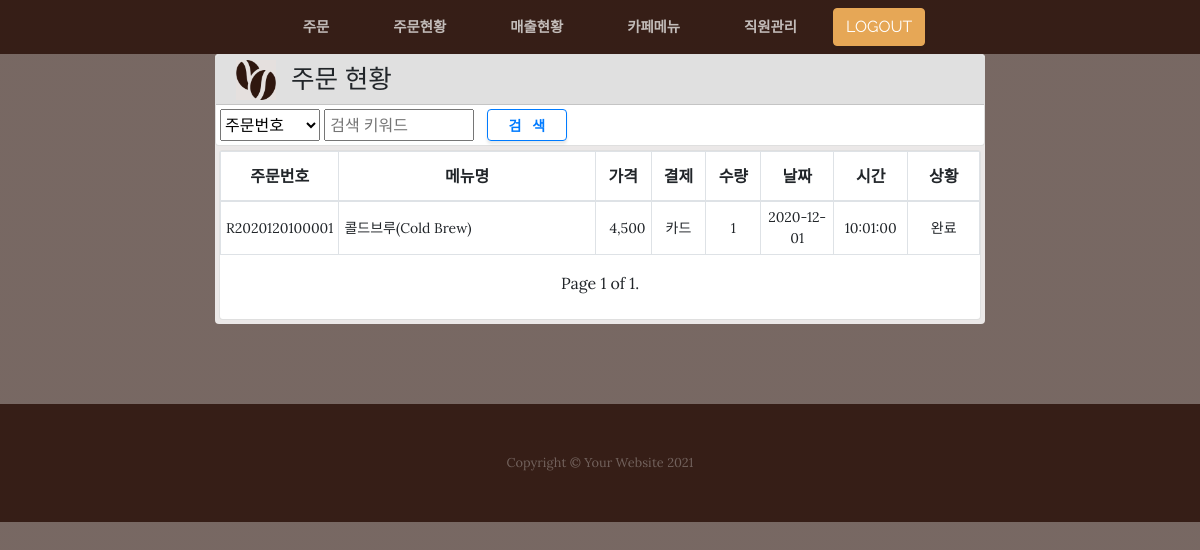
The page /order_link/R2020120100001 on the database its author committed.
### mapleApp/models.py (models this page shows, shortened)
class Menu(models.Model):
    menuid = models.CharField(max_length=20, primary_key=True,verbose_name='메뉴아이디')
    menuname = models.CharField(max_length=100,verbose_name='메뉴명')
    price = models.IntegerField(verbose_name='가격')
    class Meta:
        db_table = 'm_menu' #테이블명

### mapleApp/views_order_list.py (the view)
# urls.py: path('order_link/<str:orderno>', views_order_list.order_link, name='order_link'),
def order_link(request,orderno):
    print('#>order_link ')
    order_list = OrderDetail.objects.filter(orderno=orderno).values('orderno').annotate(**details).order_by('-orderno')
    paginator = Paginator(order_list, 7)  # Show 7 contacts per page
    page = request.GET.get('page')
    orders = paginator.get_page(page)
    context = {'orders': orders,
               }  # 20210210 ysc 상태정보 추가
    return render(request, 'order_list.html', context)

### mapleApp/templates/order_list.html (shortened to what this page needs)
{% include 'header.html' %}
{% load static %}
{% load humanize %}
  <section class="page-section about-heading">
    <div class="container-fluid mt-3">
      <div class="about-heading-content">
        <div class="row">
          <div class="col-xs-12 col-sm-8 col-lg-8 mx-auto">
            <div class="bg-faded rounded p-0">
      			  <div class='card'>
				        <div id="card-header-color" class="card-header d-flex align-items-center" style="height: 50px;">
                  <img  src="{% static 'img/cafe_icon3.png'%}" width="40" height="40">
					        <div  style="font-size: 1.6rem;margin-left: 15px;">주문 현황</div>
				        </div>
				        <div class='card-body p-1'>
                  <form action="{% url 'order_search' %}" method="GET" >
                    <div class="input-field d-flex align-items-center" style="vertical-align:middle;">
                      <select id="select_type" name="s_type" style="width: 100px;height:32px;" >
                        <option value="id">주문번호</option>
                      </select>
                      <span id="select_option">
                        <input  class="p-md-1" style="width: 150px;height:32px;" id='SearchKeyword' type="text" name="s_keyword" value="{{ request.GET.s_keyword }}" placeholder="검색 키워드">
                      </span>
                      <button  class="btn btn-outline-primary font-weight-bold" style="width: 80px;;height:32px;font-size:14px;" type="submit" name="action">검&nbsp;&nbsp;&nbsp;색</button>
                    </div>
                  </form>
				        </div>
			        </div>
			        <div class="container-fluid h-100 mt-50 mb-50 p-lg-1">
                <div class="card w-100">
                  <div>
                    <div style="width:100%; overflow-y:hidden;">
                    <form id="regForm"  method="post" action="{% url 'change_status' %}"  type="submit"   >
                      <table class="table table-bordered mytable" style="text-align: center;">
                        <thead >
                            <th style="width:10%">주문번호</th>
                            <th style="width:37.5%">메뉴명</th>
                            <th style="width:7.5%">가격</th>
                            <th style="width:7.5%">결제</th>
                            <th style="width:7.5%">수량</th>
                            <th style="width:10%">날짜</th>
                            <th style="width:10%">시간</th>
                            <th style="width:10%">상황</th>
                        </thead>
                        <tbody>
                            {% for order in orders %}
                            <tr >
                                <td>{{ order.orderno }}</td>
                                <td style="text-align:left;">{{ order.menuname }}</td>
                                <td style="text-align:right">{{ order.total_price | intcomma }}</td>
                                {% if order.payment == 'cash' %}
                                <td>현금</td>
                                {% else %}
                                <td>카드</td>
                                {% endif %}
                                <td>{{ order.total_qty }}</td>
                                <td>{{ order.date }}</td>
                                <td>{{ order.time }}</td>
                                {% if order.status == 'ord' %}
                                <td>주문</td>
                                {% elif order.status == 'prep' %}
                                <td>준비중 <button type="button" class=" intro-button btn-sm " name="statusBtn" id="statusBtn"  type="submit"  >완료</button> </td>
                                <input type="hidden"  name="orderno" id="orderno"  value="{{ order.orderno }}">
                                {% else %}
                                <td>완료</td>
                                {% endif %}
                            </tr>
                            {% endfor %}
                        </tbody>
                      </table>
                      </form>
                      <div class="pagination justify-content-center">
                        <span class="step-links">
                          <span class="current">
                              Page {{ orders.number }} of {{ orders.paginator.num_pages }}.
                          </span>
                        </span>
                      </div>
                      <br/>
                    </div>
                  </div>
                </div>
              </div>
            </div>
          </div>
        </div>
      </div>
    </div>
  </section>
{% include 'footer.html' %}

### mapleApp/templates/order_list.html (style rules this page uses)
.mytable tr td { vertical-align:middle; padding: 5px; font-size: 14px }
#card-header-color { background-color:#e0e0e0 }

### rows shown on the page
Menu: orderno "R2020120100001", menuname "콜드브루(Cold Brew)", total_price "4,500", total_qty "1", date "2020-12-01", time "10:01:00"

### other values the page prints
{{ orders.number }} "1"
{{ orders.paginator.num_pages }} "1"
